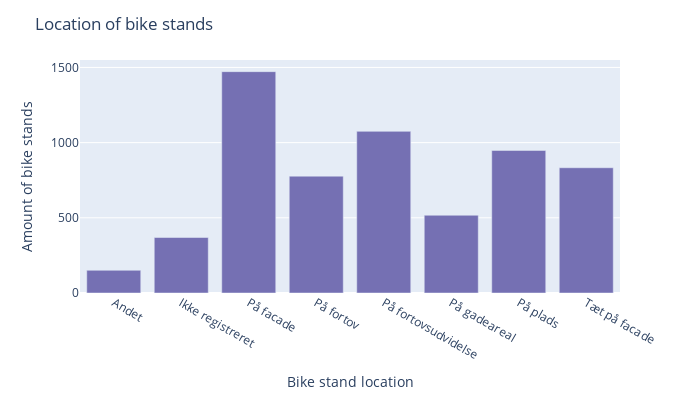
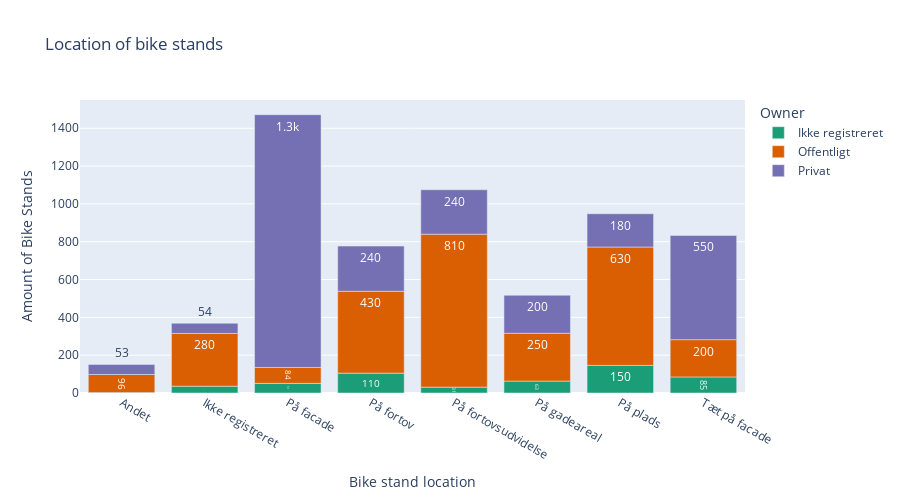

The notebook cell saved with these charts, in order:
### Markdown cell above
<div style="margin-left: auto;
            margin-right: auto;
            width: 80%">

| | Amager Vest | Amager Øst | Bispebjerg | Brønshøj-Husum | Indre By | Nørrebro | Valby | Vanløse | Vesterbro - Kongens Enghave | Østerbro | 
|--------|-----------|------------|-----------|----------|-----------|----------|--------|--------|--------|--------|
|  Offentlige  |   221  | 125      | 45    | 53   | 864    | 372   |91   |25   |456   | 506 |
|  Private     |   119  | 48     | 150   | 68   | 518    | 418   |111   |75   |438  | 818 |
|  Ikke registreret  |  32  | 76  | 0  | 0   | 296    | 4   |1   |0   |23   | 83 |



_Table X: Amount of public, private and not registred bike racks._
</div>

Amager Vest - ca. 59,4\% offentlige\
Amager Øst - ca. 50,2\% offentlige\
Bispebjerg - ca. 23,1\% offentlige\
Brønshøj-Husum - ca. 43,8\% offentlige\
Indre By - ca. 51,5\% offentlige\
Nørrebro - ca. 46,9\% offentlige\
Valby - ca. 44,8\% offentlige\
Vanløse - 25\% offentlige\
Vesterbro - Kongens Enghave - ca. 49,7\% offentlige\
Østerbro - ca. 36,0\% offentlige

### Code cell
## Bike stands divided into location + Offentlig vs Privat

place_amount = df.groupby("stativ_placering", observed=False).size()

fig = place_amount.plot.bar(color_discrete_sequence=[col[2]], width=700, height=400)
fig.update_layout(title="Location of bike stands", yaxis_title="Amount of bike stands", xaxis_title="Bike stand location", showlegend=False)
fig.show()

# With owner
place_amount_owner = df.groupby(['stativ_placering', 'stativ_ejer']).size()

fig = px.bar(place_amount_owner.reset_index(), x='stativ_placering', y=0, color='stativ_ejer', text_auto='.2s',
              title='Location of bike stands', width=900, height=500, color_discrete_sequence=[col[0], col[1], col[2]])
fig.update_layout(xaxis_title='Bike stand location', yaxis_title='Amount of Bike Stands', legend_title='Owner', showlegend=True)
fig.show()

### Figure 1 — Plotly figure (JSON) as saved in the notebook; plotly's stock layout.template omitted (floating-point values rounded to 4 significant figures)
{"data": [{"alignmentgroup": "True", "hovertemplate": "variable=0<br>stativ_placering=%{x}<br>value=%{y}<extra></extra>", "legendgroup": "0", "marker": {"color": "rgb(117,112,179)", "pattern": {"shape": ""}}, "name": "0", "offsetgroup": "0", "orientation": "v", "showlegend": true, "textposition": "auto", "type": "bar", "x": ["Andet", "Ikke registreret", "På facade", "På fortov", "På fortovsudvidelse", "På gadeareal", "På plads", "Tæt på facade"], "xaxis": "x", "y": [151, 369, 1472, 777, 1075, 517, 948, 833], "yaxis": "y"}], "layout": {"barmode": "relative", "height": 400, "legend": {"title": {"text": "variable"}, "tracegroupgap": 0}, "margin": {"t": 60}, "showlegend": false, "title": {"text": "Location of bike stands"}, "width": 700, "xaxis": {"anchor": "y", "domain": [0, 1], "title": {"text": "Bike stand location"}}, "yaxis": {"anchor": "x", "domain": [0, 1], "title": {"text": "Amount of bike stands"}}}}

### Figure 2 — Plotly figure (JSON) as saved in the notebook; plotly's stock layout.template omitted (floating-point values rounded to 4 significant figures)
{"data": [{"alignmentgroup": "True", "hovertemplate": "stativ_ejer=Ikke registreret<br>stativ_placering=%{x}<br>0=%{y}<extra></extra>", "legendgroup": "Ikke registreret", "marker": {"color": "rgb(27,158,119)", "pattern": {"shape": ""}}, "name": "Ikke registreret", "offsetgroup": "Ikke registreret", "orientation": "v", "showlegend": true, "textposition": "auto", "texttemplate": "%{y:.2s}", "type": "bar", "x": ["Andet", "Ikke registreret", "På facade", "På fortov", "På fortovsudvidelse", "På gadeareal", "På plads", "Tæt på facade"], "xaxis": "x", "y": [2, 36, 51, 105, 31, 63, 146, 85], "yaxis": "y"}, {"alignmentgroup": "True", "hovertemplate": "stativ_ejer=Offentligt<br>stativ_placering=%{x}<br>0=%{y}<extra></extra>", "legendgroup": "Offentligt", "marker": {"color": "rgb(217,95,2)", "pattern": {"shape": ""}}, "name": "Offentligt", "offsetgroup": "Offentligt", "orientation": "v", "showlegend": true, "textposition": "auto", "texttemplate": "%{y:.2s}", "type": "bar", "x": ["Andet", "Ikke registreret", "På facade", "På fortov", "På fortovsudvidelse", "På gadeareal", "På plads", "Tæt på facade"], "xaxis": "x", "y": [96, 279, 84, 433, 809, 253, 626, 197], "yaxis": "y"}, {"alignmentgroup": "True", "hovertemplate": "stativ_ejer=Privat<br>stativ_placering=%{x}<br>0=%{y}<extra></extra>", "legendgroup": "Privat", "marker": {"color": "rgb(117,112,179)", "pattern": {"shape": ""}}, "name": "Privat", "offsetgroup": "Privat", "orientation": "v", "showlegend": true, "textposition": "auto", "texttemplate": "%{y:.2s}", "type": "bar", "x": ["Andet", "Ikke registreret", "På facade", "På fortov", "På fortovsudvidelse", "På gadeareal", "På plads", "Tæt på facade"], "xaxis": "x", "y": [53, 54, 1337, 239, 235, 201, 176, 551], "yaxis": "y"}], "layout": {"barmode": "relative", "height": 500, "legend": {"title": {"text": "Owner"}, "tracegroupgap": 0}, "showlegend": true, "title": {"text": "Location of bike stands"}, "width": 900, "xaxis": {"anchor": "y", "domain": [0, 1], "title": {"text": "Bike stand location"}}, "yaxis": {"anchor": "x", "domain": [0, 1], "title": {"text": "Amount of Bike Stands"}}}}
